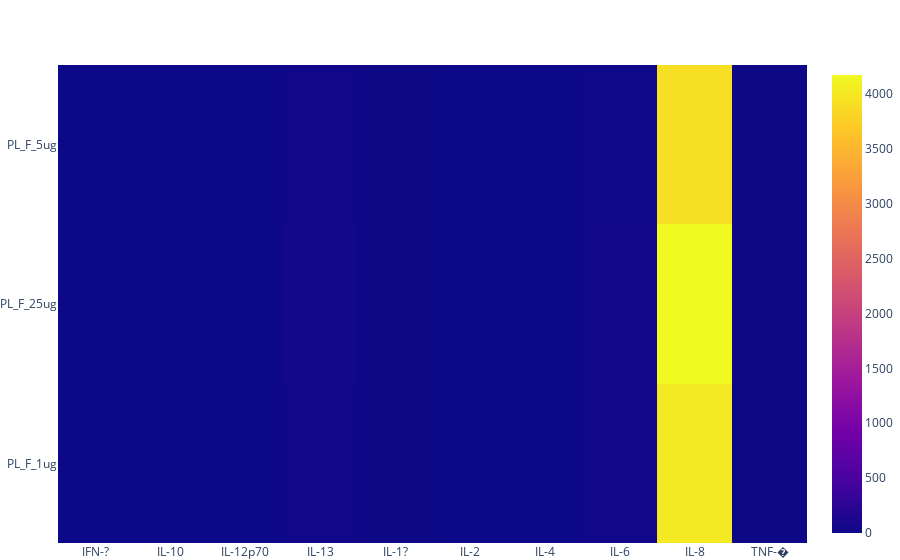

Notebook code for this chart:
### Markdown cell above
## 67L

### Code cell
showHM_perGrp("67L")

### Figure 1 — Plotly figure (JSON) as saved in the notebook; plotly's stock layout.template omitted (floating-point values rounded to 4 significant figures)
{"data": [{"transpose": true, "type": "heatmap", "x": ["IFN-?", "IFN-?", "IFN-?", "IFN-?", "IFN-?", "IFN-?", "IL-10", "IL-10", "IL-10", "IL-10", "IL-10", "IL-10", "IL-12p70", "IL-12p70", "IL-12p70", "IL-12p70", "IL-12p70", "IL-12p70", "IL-13", "IL-13", "IL-13", "IL-13", "IL-13", "IL-13", "IL-1?", "IL-1?", "IL-1?", "IL-1?", "IL-1?", "IL-1?", "IL-2", "IL-2", "IL-2", "IL-2", "IL-2", "IL-2", "IL-4", "IL-4", "IL-4", "IL-4", "IL-4", "IL-4", "IL-6", "IL-6", "IL-6", "IL-6", "IL-6", "IL-6", "IL-8", "IL-8", "IL-8", "IL-8", "IL-8", "IL-8", "TNF-�", "TNF-�", "TNF-�", "TNF-�", "TNF-�", "TNF-�"], "y": ["PL_F_1ug", "PL_F_1ug", "PL_F_25ug", "PL_F_25ug", "PL_F_5ug", "PL_F_5ug", "PL_F_1ug", "PL_F_1ug", "PL_F_25ug", "PL_F_25ug", "PL_F_5ug", "PL_F_5ug", "PL_F_1ug", "PL_F_1ug", "PL_F_25ug", "PL_F_25ug", "PL_F_5ug", "PL_F_5ug", "PL_F_1ug", "PL_F_1ug", "PL_F_25ug", "PL_F_25ug", "PL_F_5ug", "PL_F_5ug", "PL_F_1ug", "PL_F_1ug", "PL_F_25ug", "PL_F_25ug", "PL_F_5ug", "PL_F_5ug", "PL_F_1ug", "PL_F_1ug", "PL_F_25ug", "PL_F_25ug", "PL_F_5ug", "PL_F_5ug", "PL_F_1ug", "PL_F_1ug", "PL_F_25ug", "PL_F_25ug", "PL_F_5ug", "PL_F_5ug", "PL_F_1ug", "PL_F_1ug", "PL_F_25ug", "PL_F_25ug", "PL_F_5ug", "PL_F_5ug", "PL_F_1ug", "PL_F_1ug", "PL_F_25ug", "PL_F_25ug", "PL_F_5ug", "PL_F_5ug", "PL_F_1ug", "PL_F_1ug", "PL_F_25ug", "PL_F_25ug", "PL_F_5ug", "PL_F_5ug"], "z": [1.366, 0.8177, 1.718, 1.347, 0.6636, 0.329, 1.449, 0.2233, 1.537, 2.553, 3.126, 1.09, 0.8292, 0.8653, 4.217, 2.618, 1.921, 1.2, 29.93, 30.17, 32.21, 37.36, 26.5, 26.52, 5.955, 5.016, 5.466, 7.372, 4.397, 4.854, 3.174, 1.724, 6.829, 3.525, 3.439, 2.218, 0.1893, 0.1521, 0.1289, 0.234, 0.08132, 0.1216, 37.04, 25.98, 14.59, 35.43, 10.71, 12.37, 4157.0, 4021.0, 4119.0, 4172.0, 3940.0, 3927.0, 8.347, 6.167, 8.083, 7.424, 7.934, 6.438]}], "layout": {"autosize": true, "margin": {"b": 0, "l": 0, "r": 0, "t": 65}, "xaxis": {"autorange": true, "range": [-0.5, 9.5], "type": "category"}, "yaxis": {"autorange": true, "range": [-0.5, 2.5], "type": "category"}}}
